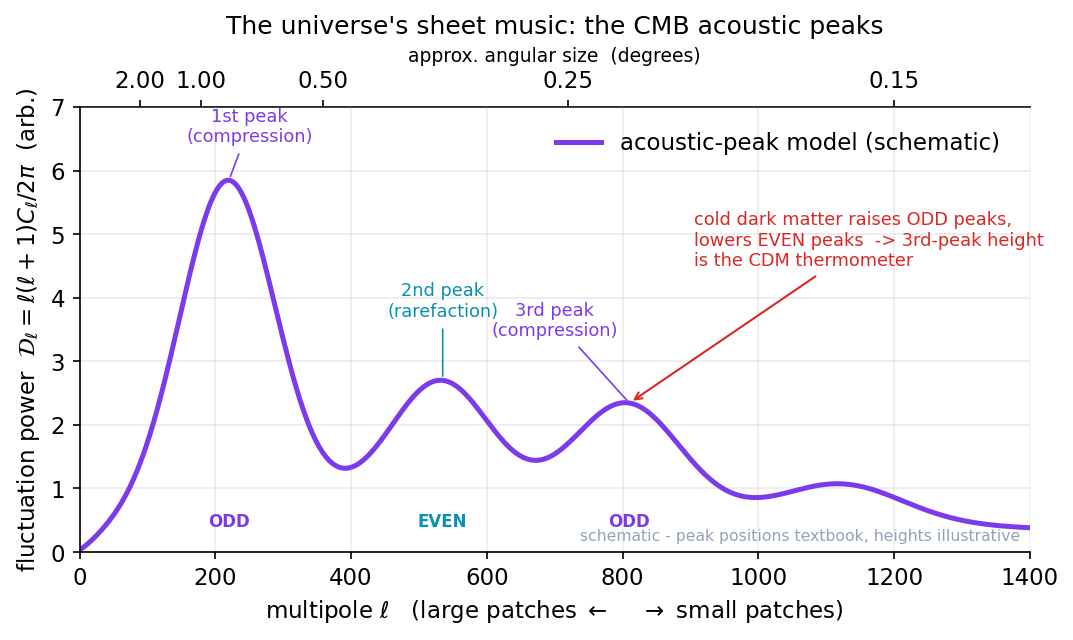

Reproduce this figure in Python.
import numpy as np, matplotlib
matplotlib.use("Agg")
import matplotlib.pyplot as plt
plt.rcParams.update({"figure.dpi":150,"savefig.dpi":150,"font.size":11,
    "axes.grid":True,"grid.alpha":0.25,"axes.spines.top":False,"axes.spines.right":False,
    "axes.titlesize":12,"figure.facecolor":"white","axes.facecolor":"white"})
C_FW="#7c3aed"; C_NEWTON="#64748b"; C_MOND="#0891b2"; C_DATA="#dc2626"

# SCHEMATIC sheet-music of the acoustic peaks. This is a smooth illustrative MODEL of
# D_ell = ell(ell+1)C_ell/2pi, NOT a fit to data. Peaks are placed at the textbook
# multipoles (ell ~ 220, 540, 810, ...) with hand-set heights to show the
# odd-enhanced / even-suppressed pattern that cold dark matter imprints.
ell = np.linspace(2, 1400, 2000)

# large-scale Sachs-Wolfe plateau (gentle rise into the first peak)
plateau = 1.0 / (1 + (ell/90.0)**(-1.3))

# acoustic peaks as damped Gaussians on top of the plateau
def peak(l0, amp, w):
    return amp*np.exp(-0.5*((ell-l0)/w)**2)

# odd peaks (compression) tall; even peaks (rarefaction) shorter -> the CDM signature
D = 0.95*plateau \
  + peak(220, 5.4, 70)   \
  + peak(535, 2.4, 75)   \
  + peak(810, 2.5, 80)   \
  + peak(1130,1.1, 90)
# Silk damping roll-off at small scales
D *= np.exp(-(ell/1500.0)**1.6)

fig, ax = plt.subplots(figsize=(7.4,4.4))
ax.plot(ell, D, color=C_FW, lw=2.4, label="acoustic-peak model (schematic)")

# (label, peak-ell, color, text-x, text-y)  -- text placed by hand to avoid the top axis
labels = [("1st peak\n(compression)", 220, "#7c3aed", 250, 6.45),
          ("2nd peak\n(rarefaction)", 535, C_MOND,   535, 3.7),
          ("3rd peak\n(compression)", 810, "#7c3aed", 700, 3.4)]
for txt, l0, col, tx, ty in labels:
    yi = D[np.argmin(np.abs(ell-l0))]
    ax.annotate(txt, xy=(l0, yi), xytext=(tx, ty),
                ha="center", fontsize=8.5, color=col,
                arrowprops=dict(arrowstyle="-", color=col, lw=0.8))

# odd/even shading note
ax.text(220, 0.4, "ODD", ha="center", fontsize=8, color="#7c3aed", weight="bold")
ax.text(535, 0.4, "EVEN", ha="center", fontsize=8, color=C_MOND, weight="bold")
ax.text(810, 0.4, "ODD", ha="center", fontsize=8, color="#7c3aed", weight="bold")

ax.annotate("cold dark matter raises ODD peaks,\nlowers EVEN peaks  -> 3rd-peak height\nis the CDM thermometer",
            xy=(810, D[np.argmin(np.abs(ell-810))]), xytext=(905, 4.5),
            fontsize=8.5, color=C_DATA,
            arrowprops=dict(arrowstyle="->", color=C_DATA, lw=1))

ax.set_xlabel(r"multipole $\ell$   (large patches $\leftarrow$    $\rightarrow$ small patches)")
ax.set_ylabel(r"fluctuation power  $\mathcal{D}_\ell=\ell(\ell+1)C_\ell/2\pi$  (arb.)")
ax.set_title("The universe's sheet music: the CMB acoustic peaks")
ax.set_xlim(0, 1400); ax.set_ylim(0, 7.0)
ax.legend(frameon=False, loc="upper right", bbox_to_anchor=(0.99, 0.99))
# secondary top axis: approximate angular size
secax = ax.secondary_xaxis('top', functions=(lambda l: 180.0/np.maximum(l,1),
                                              lambda a: 180.0/np.maximum(a,1e-6)))
secax.set_xlabel("approx. angular size  (degrees)", fontsize=9)
secax.set_xticks([2,1,0.5,0.25,0.15])
ax.text(0.99, 0.02, "schematic - peak positions textbook, heights illustrative",
        transform=ax.transAxes, ha="right", va="bottom", fontsize=7.5, color="#94a3b8")
fig.tight_layout(); fig.savefig("ch10_acoustic_peaks.png", bbox_inches="tight"); print("ok")
